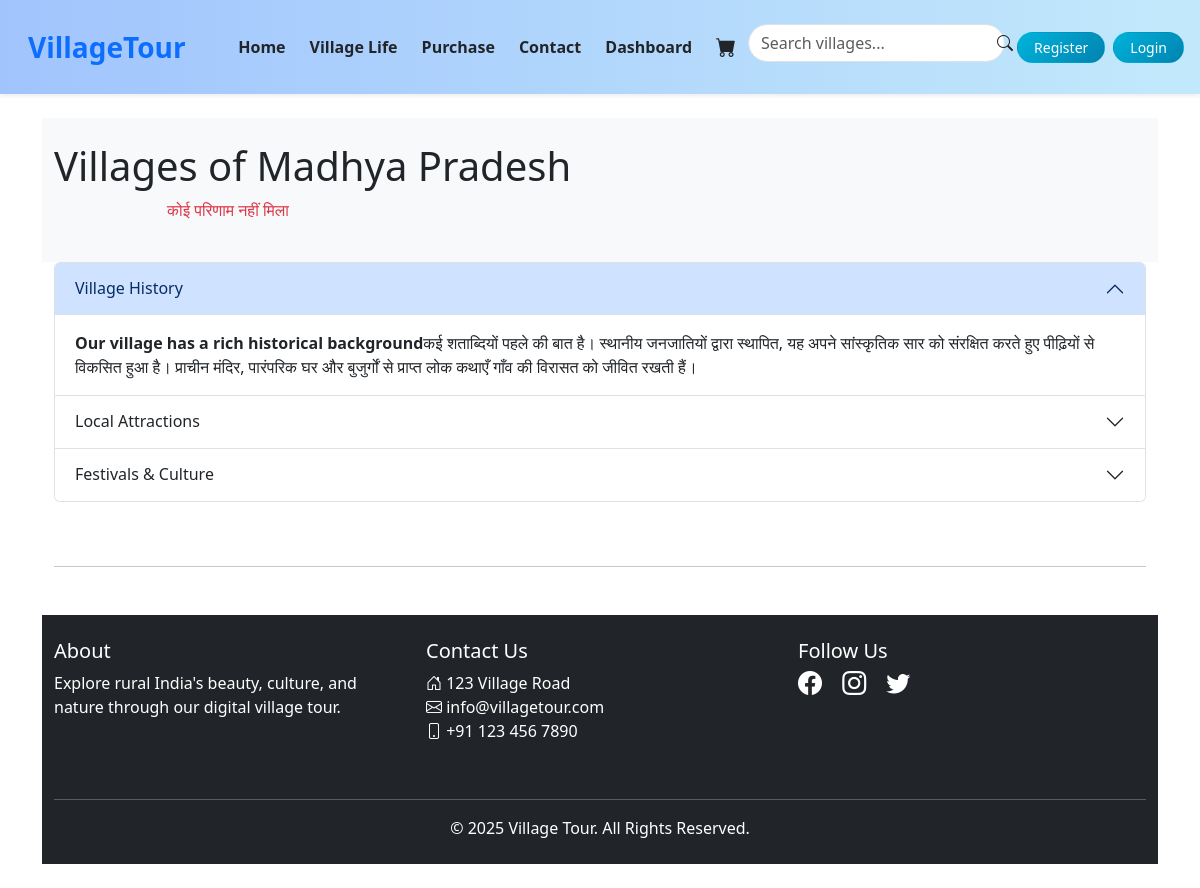
The app's page /, older data.
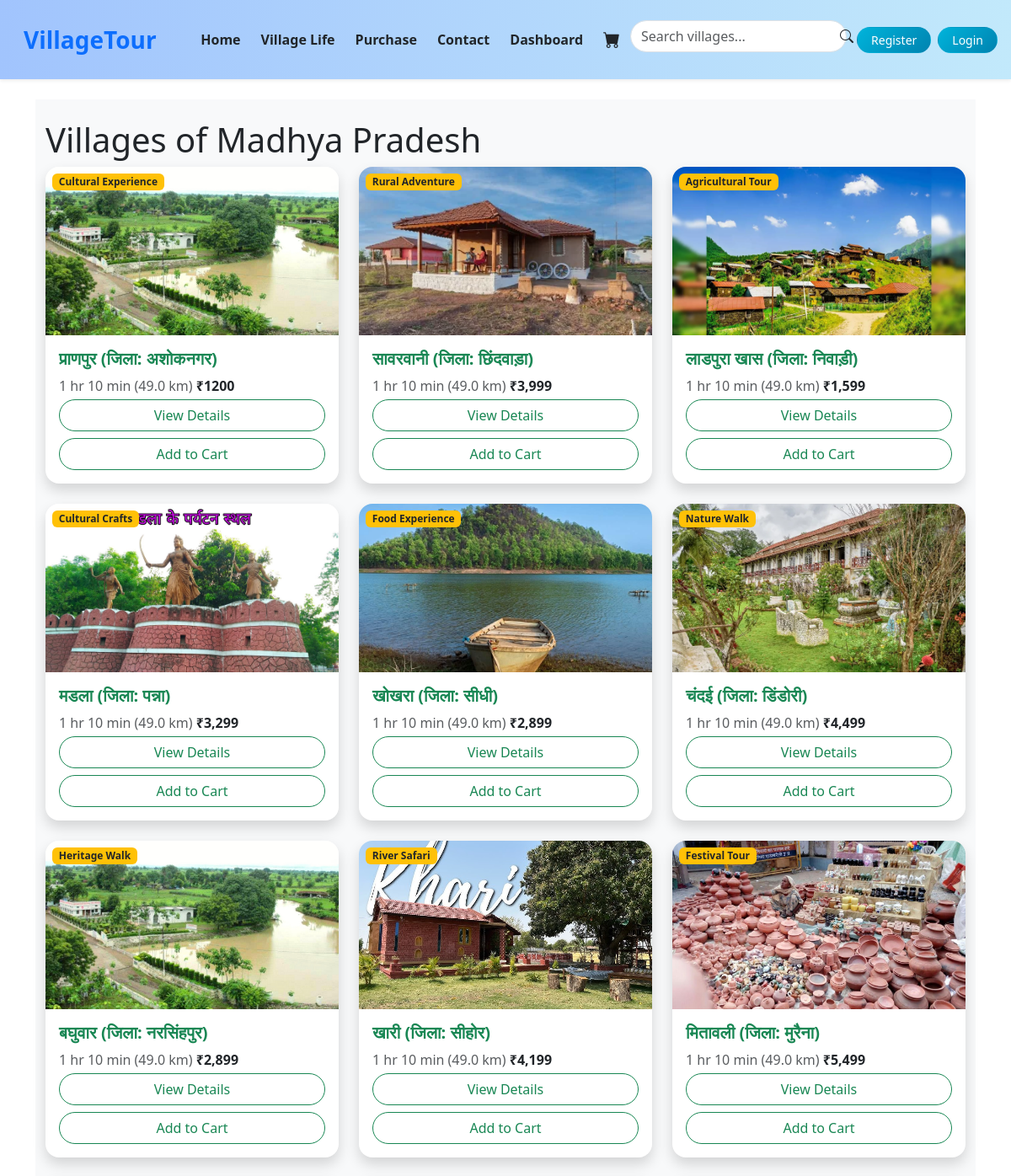
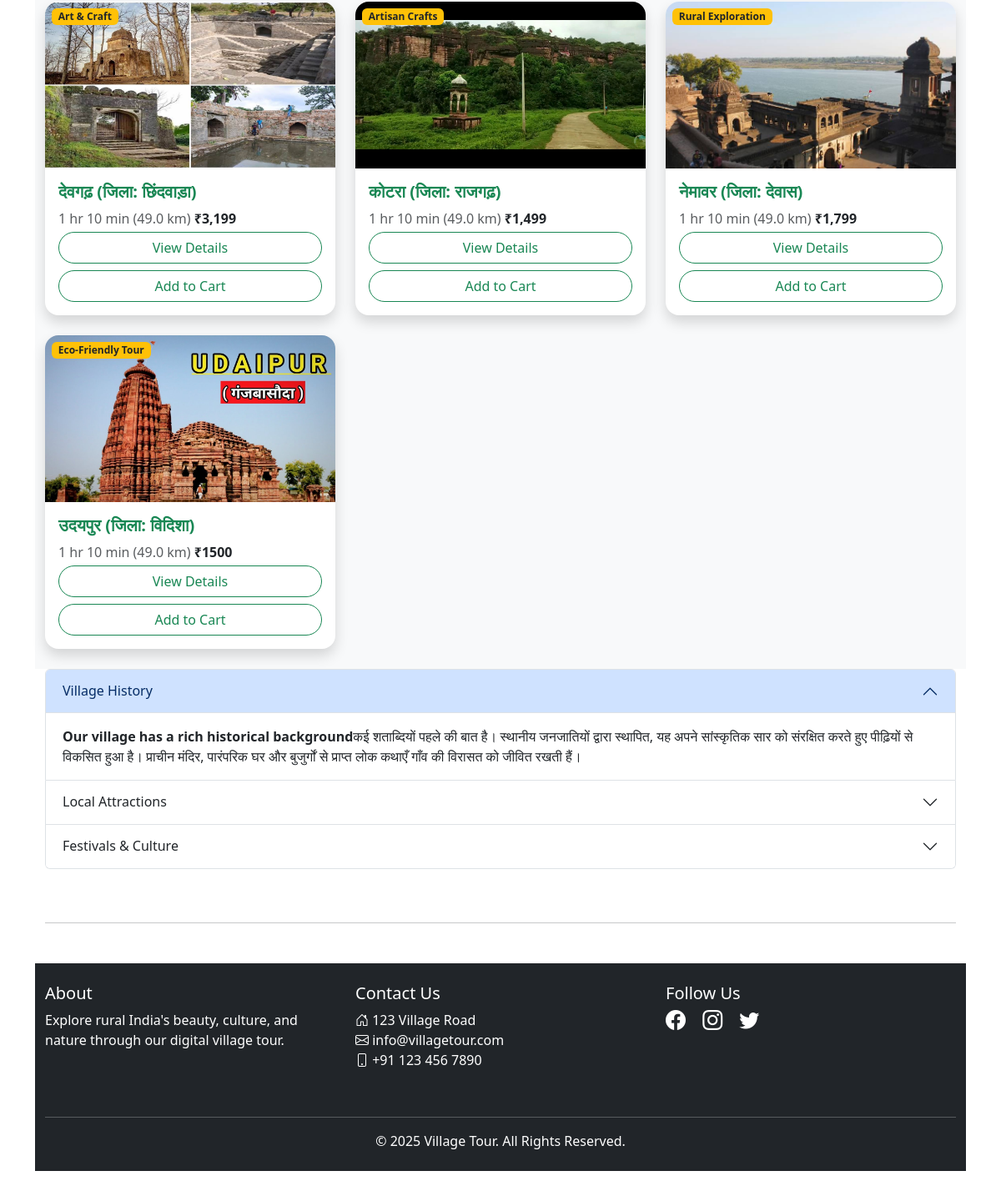
The same page, newer data (2 pictures, top to bottom).
### myvillageapp/models.py (models this page shows)
class Village(models.Model):
    name = models.CharField(max_length=100)
    district = models.CharField(max_length=100)
    price = models.CharField(max_length=100)
    description = models.TextField()
    image = models.ImageField(upload_to='villages/')
    distance = models.CharField(max_length=100)
    category = models.CharField(max_length=100)

### myvillageapp/views.py (the view)
# urls.py: path('', views.village_list, name='village_list'),
def village_list(request):
    query = request.GET.get('q')
    print('hello')
    if query:
        villages = Village.objects.filter(
            Q(name__icontains=query) |
            Q(district__icontains=query) |
            Q(description__icontains=query) |
            Q(category__icontains=query) |
            Q(price__icontains=query)
        )
        return render(request, 'village_list.html', {'villages': villages, 'query': query})
    else:
        villages = Village.objects.all()
        return render(request, 'village_list.html', {'villages': villages})

### myvillageapp/templates/village_list.html (shortened to what this page needs)
{% extends "common.html" %}
{% load static %}
{% block content %}
<div class="bg-light">
<div class="container py-4">
<h1>Villages of Madhya Pradesh</h1>
  <div class="row row-cols-1 row-cols-md-3 g-4">
    {% for village in villages %}
    <div class="col">
      <div class="card h-100 border-0 shadow rounded-4 overflow-hidden">
        <div class="position-relative">
          <img src="{{ village.image.url }}" style="object-fit: cover; height: 200px;" class="card-img-top" alt="Village Image">
          <span class="badge bg-warning text-dark position-absolute top-0 start-0 m-2">{{ village.category }}</span>
        </div>
        <div class="card-body">
          <h5 class="card-title text-success fw-bold">{{ village.name }} (जिला: {{ village.district }})</h5>
          <p class="text-muted mb-1">1 hr 10 min (49.0 km)  <span class="fw-semibold text-dark">{{village.price}}</span></p>
          <div class="d-grid gap-2" style="display: flex;">
          {% if user.id %}
          <a href="{% url 'village_detail1' pk=user.id it=village.id %}" class="btn btn-outline-success w-100 rounded-pill">View Details</a>
          <a href="{% url 'addcard1' pk=user.id it=village.id %}" class="btn btn-outline-success w-100 rounded-pill">Add to Cart</a>
          {% else %}
          <a href="{% url 'village_detail' pk=village.id %}" class="btn btn-outline-success w-100 rounded-pill">View Details</a>
          <a href="{% url 'addcard' it=village.id %}" class="btn btn-outline-success w-100 rounded-pill">Add to Cart</a>
          {% endif %}
          </div>
        </div>
      </div>
    </div>
    {% empty %}
    <p class="text-center text-danger">कोई परिणाम नहीं मिला</p>
    {% endfor %}
  </div>
</div>
</div>
<div class="container-fluid">
  <div class="row">
    <div class="col-lg-12">
<div class="accordion" id="accordionExample">
  <div class="accordion-item">
    <h2 class="accordion-header" id="headingOne">
      <button class="accordion-button" type="button" data-bs-toggle="collapse" data-bs-target="#collapseOne" aria-expanded="true" aria-controls="collapseOne">
        Village History
      </button>
    </h2>
    <div id="collapseOne" class="accordion-collapse collapse show" aria-labelledby="headingOne" data-bs-parent="#accordionExample">
      <div class="accordion-body">
        <strong>Our village has a rich historical background</strong>कई शताब्दियों पहले की बात है। स्थानीय जनजातियों द्वारा स्थापित, यह अपने सांस्कृतिक सार को संरक्षित करते हुए पीढ़ियों से विकसित हुआ है। प्राचीन मंदिर, पारंपरिक घर और बुजुर्गों से प्राप्त लोक कथाएँ गाँव की विरासत को जीवित रखती हैं।
      </div>
    </div>
  </div>
  <div class="accordion-item">
    <h2 class="accordion-header" id="headingTwo">
      <button class="accordion-button collapsed" type="button" data-bs-toggle="collapse" data-bs-target="#collapseTwo" aria-expanded="false" aria-controls="collapseTwo">
        Local Attractions
      </button>
    </h2>
  </div>
  <div class="accordion-item">
    <h2 class="accordion-header" id="headingThree">
      <button class="accordion-button collapsed" type="button" data-bs-toggle="collapse" data-bs-target="#collapseThree" aria-expanded="false" aria-controls="collapseThree">
        Festivals & Culture
      </button>
    </h2>
  </div>
</div>
</div>
</div>
<br>
<br>
<hr>
{% endblock %}

### myvillageapp/templates/common.html (shortened to what this page needs)
{% load static %}
{% block css %}
  <link rel="stylesheet" href="{% static 'css/common.css' %}">
{% endblock css %}
<!DOCTYPE html>
<html lang="en">
<head>
  <link href="https://cdn.jsdelivr.net/npm/bootstrap@5.3.3/dist/css/bootstrap.min.css" rel="stylesheet">
  <link href="https://cdn.jsdelivr.net/npm/bootstrap-icons/font/bootstrap-icons.css" rel="stylesheet">
</head>
<body>
<nav class="navbar navbar-expand-lg navbar-light bg-white shadow-sm py-3 sticky-top" style="backdrop-filter: blur(10px); background: linear-gradient(to right, #a1c4fd, #c2e9fb);">
  <div class="container-fluid">
    <a class="navbar-brand fw-bold text-primary fs-3 ms-3" href="#">VillageTour</a>
    <div class="collapse navbar-collapse" id="mainNavbar">
      <ul class="navbar-nav ms-auto align-items-lg-center mb-2 mb-lg-0">
        {% if user.id %}
          <li class="nav-item mx-1">
            <a class="nav-link fw-semibold text-dark" href="{% url 'village_list1' pk=user.id %}">Home</a>
          </li>
          <li class="nav-item mx-1">
            <a class="nav-link fw-semibold text-dark" href="{% url 'village_life1' pk=user.id %}">Village Life</a>
          </li>
          <li class="nav-item mx-1">
            <a class="nav-link fw-semibold text-dark" href="{% url 'Purchase1' pk=user.id %}">Purchase</a>
          </li>
          <li class="nav-item mx-1">
            <a class="nav-link fw-semibold text-dark" href="{% url 'contact1' pk=user.id %}">Contact</a>
          </li>
          <li class="nav-item mx-1">
            <a class="nav-link fw-semibold text-dark" href="{% url 'dashboard1' pk=user.id %}">Dashboard</a>
          </li>
          <li class="nav-item mx-1">
            <a class="nav-link text-dark" href="{% url 'showcart1' pk=user.id %}"><i class="bi bi-cart-fill fs-5"></i></a>
          </li>
          <form action="{% url 'village_list' %}" class="d-flex align-items-center mt-2" role="search">
          <input type="text" name="q" class="form-control me-2 rounded-pill" placeholder="Search villages..." aria-label="Search">
          <button class="btn btn-outline-success rounded-pill" type="submit">
            <i class="bi bi-search"></i>
          </button>
        </form>
          <li class="nav-item mx-1">
            <a class="btn btn-gradient-primary rounded-pill px-3 btn-sm" href="{% url 'village_list' %}">Logout</a>
          </li>
        {% else %}
          <li class="nav-item mx-1">
            <a class="nav-link fw-semibold text-dark" href="{% url 'village_list' %}">Home</a>
          </li>
          <li class="nav-item mx-1">
            <a class="nav-link fw-semibold text-dark" href="{% url 'village_life' %}">Village Life</a>
          </li>
          <li class="nav-item mx-1">
            <a class="nav-link fw-semibold text-dark" href="{% url 'Purchase' %}">Purchase</a>
          </li>
          <li class="nav-item mx-1">
            <a class="nav-link fw-semibold text-dark" href="{% url 'contact' %}">Contact</a>
          </li>
          <li class="nav-item mx-1">
            <a class="nav-link fw-semibold text-dark" href="{% url 'dashboard' %}">Dashboard</a>
          </li>
          <li class="nav-item mx-1">
            <a class="nav-link text-dark" href="{% url 'showcart' %}"><i class="bi bi-cart-fill fs-5"></i></a>
          </li>
          <form action="{% url 'village_list' %}" class="d-flex align-items-center mt-2" role="search">
          <input type="text" name="q" class="form-control inputse me-2 rounded-pill" placeholder="Search villages..." aria-label="Search">
          <button class="btn search btn-outline-none rounded-pill" type="submit">
            <i class="bi bi-search"></i>
          </button>
        </form>
          <li class="nav-item mx-1">
            <a class="btn btn-gradient-primary rounded-pill px-3 btn-sm" href="{% url 'register' %}">Register</a>
          </li>
          <li class="nav-item mx-1">
            <a class="btn btn-gradient-primary rounded-pill px-3 btn-sm" href="{% url 'login' %}">Login</a>
          </li>
        {% endif %}
      </ul>
    </div>
  </div>
</nav>
<div class="container my-4">
  {% block content %}{% endblock %}
</div>
<footer class="bg-dark text-white py-4 mt-5">
  <div class="container">
    <div class="row">
      <div class="col-md-4 mb-3">
        <h5><a href="{% url 'about' %}" class="text-white text-decoration-none">About</a></h5>
        <p>Explore rural India's beauty, culture, and nature through our digital village tour.</p>
      </div>
      <div class="col-md-4 mb-3">
        <h5>Contact Us</h5>
        <ul class="list-unstyled">
          <li><i class="bi bi-house-door"></i> 123 Village Road</li>
          <li><i class="bi bi-envelope"></i> info@villagetour.com</li>
          <li><i class="bi bi-phone"></i> +91 123 456 7890</li>
        </ul>
      </div>
      <div class="col-md-4 mb-3">
        <h5>Follow Us</h5>
        <div>
          <a href="https://facebook.com" class="text-white me-3"><i class="bi bi-facebook fs-4"></i></a>
          <a href="https://instagram.com" class="text-white me-3"><i class="bi bi-instagram fs-4"></i></a>
          <a href="https://twitter.com" class="text-white"><i class="bi bi-twitter fs-4"></i></a>
        </div>
      </div>
    </div>
    <hr class="border-light mt-4">
    <div class="text-center">
      &copy; 2025 Village Tour. All Rights Reserved.
    </div>
  </div>
</footer>
</body>
</html>

### myvillageapp/static/css/common.css (style rules this page uses)
.search { position: absolute; left: 82%; }
.inputse { padding-block: 5px; }

### myvillageapp/templates/common.html (style rules this page uses)
.btn-gradient-primary { background: linear-gradient(135deg, #00b4db, #0083b0); color: white; transition: all 0.3s ease-in-out; }

Row changes from the older to the newer data that the page shows:
added Village: image (picture), category "Cultural Experience", name "प्राणपुर", district "अशोकनगर", price "₹1200"
added Village: image (picture), category "Rural Adventure", name "सावरवानी", district "छिंदवाड़ा", price "₹3,999"
added Village: image (picture), category "Agricultural Tour", name "लाडपुरा खास", district "निवाड़ी", price "₹1,599"
added Village: image (picture), category "Cultural Crafts", name "मडला", district "पन्ना", price "₹3,299"
added Village: image (picture), category "Food Experience", name "खोखरा", district "सीधी", price "₹2,899"
added Village: image (picture), category "Nature Walk", name "चंदई", district "डिंडोरी", price "₹4,499"
added Village: image (picture), category "Heritage Walk", name "बघुवार", district "नरसिंहपुर", price "₹2,899"
added Village: image (picture), category "River Safari", name "खारी", district "सीहोर", price "₹4,199"
added Village: image (picture), category "Festival Tour", name "मितावली", district "मुरैना", price "₹5,499"
added Village: image (picture), category "Art & Craft", name "देवगढ़", district "छिंदवाड़ा", price "₹3,199"
added Village: image (picture), category "Artisan Crafts", name "कोटरा", district "राजगढ़", price "₹1,499"
added Village: image (picture), category "Rural Exploration", name "नेमावर", district "देवास", price "₹1,799"
added Village: image (picture), category "Eco-Friendly Tour", name "उदयपुर", district "विदिशा", price "₹1500"
Text that changed along with them:
text no longer shown: "कोई परिणाम नहीं मिला"
